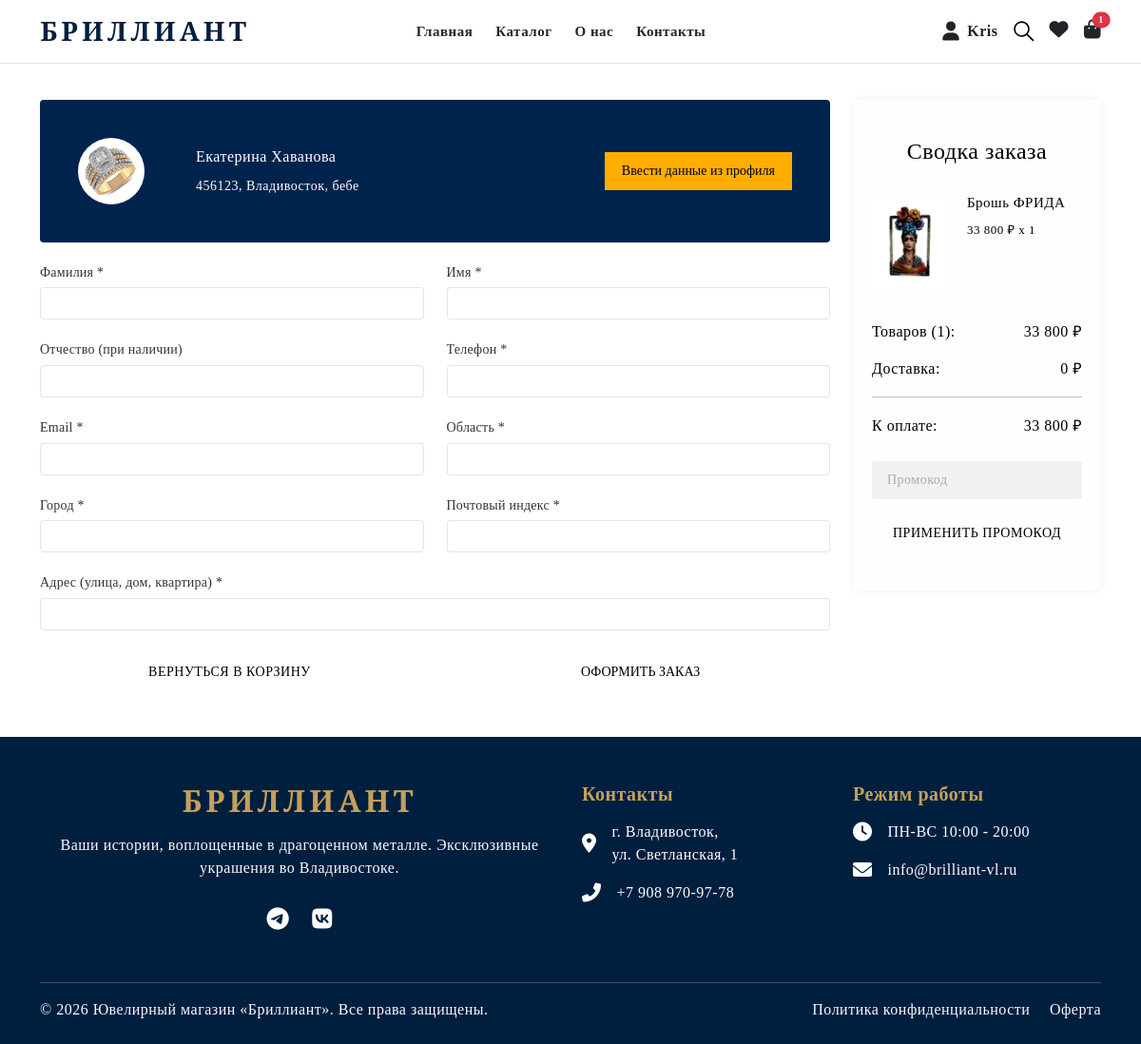
Page /checkout (signed in) on the earlier database version.
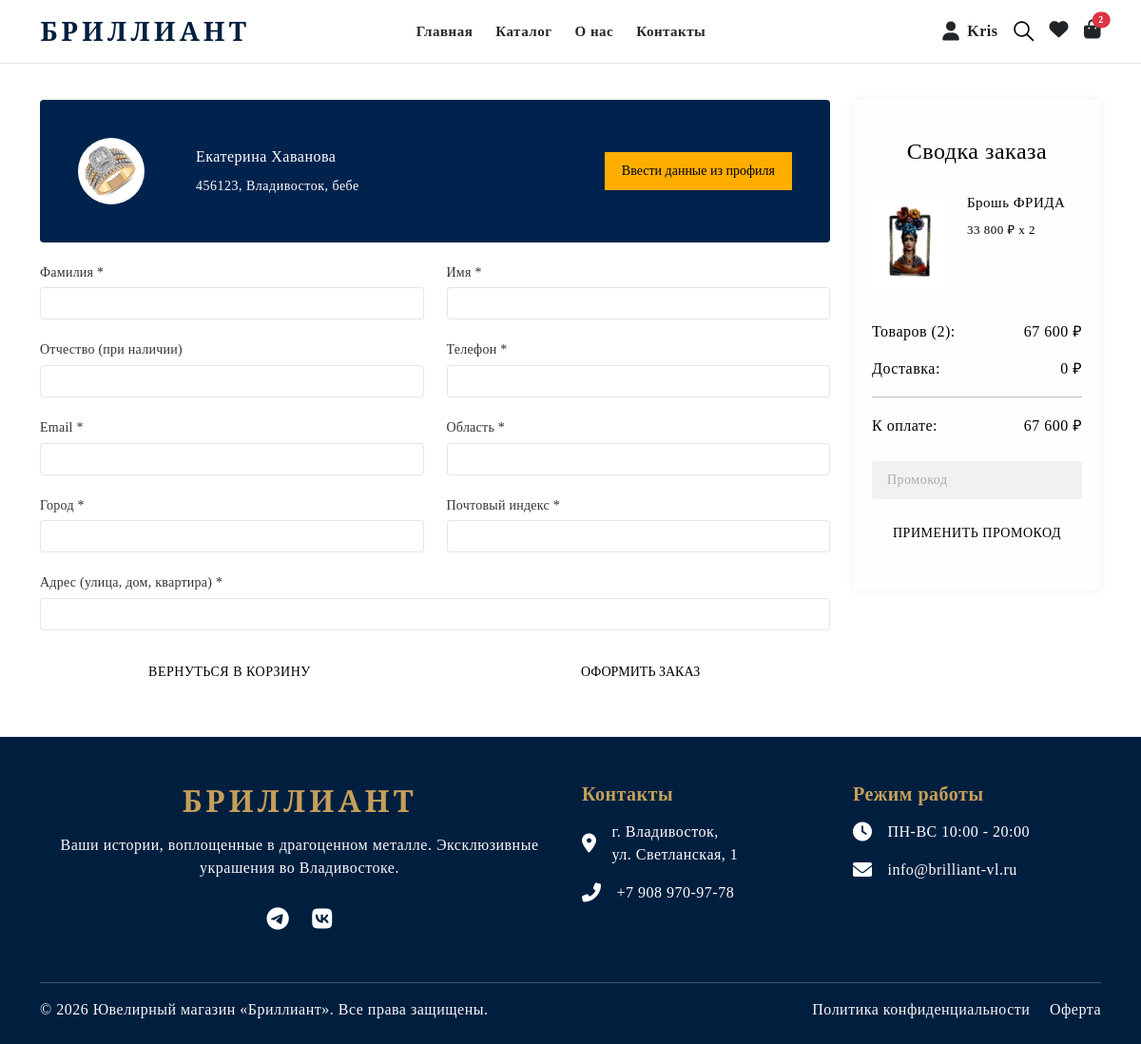
Same page on the later database version.
### users/models.py (models this page shows, shortened)
class Cart(models.Model):
    user = models.OneToOneField(User, on_delete=models.CASCADE, verbose_name="Пользователь")
    created_at = models.DateTimeField(auto_now_add=True)
    @property
    def total_price(self):
        return sum(item.total_price for item in self.items.all())
    @property
    def total_items(self):
        return sum(item.quantity for item in self.items.all())

class CartItem(models.Model):
    cart = models.ForeignKey(Cart, related_name='items', on_delete=models.CASCADE)
    product = models.ForeignKey(Product, on_delete=models.CASCADE)
    quantity = models.PositiveIntegerField(default=1)
    @property
    def total_price(self):
        return self.product.price * self.quantity

### main/models.py (models this page shows, shortened)
class Product(models.Model):
    article = models.CharField('Артикул', max_length=50)
    title = models.CharField('Название', max_length=100)
    price = models.DecimalField('Цена', max_digits=10, decimal_places=2)
    description = models.TextField('Описание')
    image = models.ImageField(upload_to='products/', verbose_name="Фото")
    category = models.ForeignKey(Category, on_delete=models.SET_NULL, null=True, verbose_name="Категория")
    vendor = models.ForeignKey(Vendor, on_delete=models.SET_NULL, null=True, verbose_name="Бренд")
    metal = models.ForeignKey(Metal, on_delete=models.SET_NULL, null=True, verbose_name="Металл")
    color = models.ForeignKey(Color, on_delete=models.SET_NULL, null=True, verbose_name="Цвет")
    size = models.ForeignKey(Size, on_delete=models.SET_NULL, null=True, verbose_name="Размер")

### users/views.py (the view)
# urls.py: path('checkout', views.checkout, name='checkout'),
@login_required
def checkout(request):
    cart, created = Cart.objects.get_or_create(user=request.user)
    profile, created = Profile.objects.get_or_create(user=request.user)
    context = {
        'cart': cart,
        'profile': profile
    }
    return render(request, 'checkout.html', context)

### users/context_processors.py (called while the page is built)
def cart_processor(request):
    if request.user.is_authenticated:
        cart, created = Cart.objects.get_or_create(user=request.user)
        return {'global_cart': cart}
    return {'global_cart': None}

def wishlist_count(request):
    if request.user.is_authenticated:
        return {'wishlist_count': WishlistItem.objects.filter(user=request.user).count()}
    return {'wishlist_count': 0}

### main/templates/checkout.html (shortened to what the changed rows need)
{% extends 'base.html' %}
{% load humanize %}
{% load static %}
{% block content %}
    <div class="checkout-page mt-80">
        <div class="container">
            <div class="checkout-page-wrapper">
                <div class="row">
                    <div class="col-xl-9 col-lg-8 col-md-12 col-12">
                        <div class="checkout-user-area overflow-hidden d-flex align-items-center">
                            <div class="checkout-user-details d-flex align-items-center justify-content-between w-100">
                                <div class="checkout-user-info">
                                    <h2 class="checkout-user-name">
                                        {% if profile.first_name or profile.last_name %}
                                            {{ profile.first_name }} {{ profile.last_name }}
                                        {% else %}
                                            {{ user.username }}
                                        {% endif %}
                                    </h2>
                                </div>
                            </div>
                        </div>
                    </div>
                    <div class="col-xl-3 col-lg-4 col-md-12 col-12">
                        <div class="cart-total-area checkout-summary-area mt-5">
                            {% for item in cart.items.all %}
                            <div class="minicart-item d-flex">
                                <div class="mini-img-wrapper">
                                    <img class="mini-img" src="{{ item.product.image.url }}" alt="{{ item.product.title }}">
                                </div>
                                <div class="product-info">
                                    <h2 class="product-title"><a href="{% url 'product_detail' item.product.id %}">{{ item.product.title }}</a></h2>
                                    <p class="product-vendor">{{ item.product.price|floatformat:0|intcomma }} ₽ x {{ item.quantity }}</p>
                                </div>
                            </div>
                            {% empty %}
                            <div class="text-center py-3">
                                <p>Ваша корзина пуста.</p>
                            </div>
                            {% endfor %}
                            <div class="cart-total-box mt-4 bg-transparent p-0">
                                <div class="subtotal-item subtotal-box">
                                    <h4 class="subtotal-title">Товаров ({{ cart.total_items }}):</h4>
                                    <p class="subtotal-value">{{ cart.total_price|floatformat:0|intcomma }} ₽</p>
                                </div>
                                <div class="subtotal-item discount-box">
                                    <h4 class="subtotal-title">К оплате:</h4>
                                    <p class="subtotal-value">{{ cart.total_price|floatformat:0|intcomma }} ₽</p>
                                </div>
                            </div>
                        </div>
                    </div>
                </div>
            </div>
        </div>
    </div>
{% endblock %}

### main/templates/base.html (shortened to what the changed rows need)
{% load static %}
<!doctype html>
<html lang="ru" class="no-js" style="scroll-behavior: smooth;">
<head>
    <link rel="stylesheet" href="{% static 'css/vendor.css' %}">
    <link rel="stylesheet" href="{% static 'css/style.css' %}">
    <link rel="stylesheet" href="https://cdnjs.cloudflare.com/ajax/libs/font-awesome/6.0.0/css/all.min.css">
</head>
<body>
    <div class="body-wrapper">
        <header class="sticky-header border-btm-black header-1 bg-white">
            <div class="header-bottom py-3">
                <div class="container">
                    <div class="row align-items-center">
                        <div class="col-lg-3 col-md-4 col-4">
                            <div class="header-logo">
                                <a href="/" class="logo-main text-decoration-none">
                                    <h2 class="mb-0 fw-bold" style="font-family: 'Playfair Display', serif; color: #001f3f; letter-spacing: 4px; font-size: 28px;">БРИЛЛИАНТ</h2>
                                </a>
                            </div>
                        </div>
                        <div class="col-lg-3 col-md-8 col-8">
                            <div class="header-action d-flex align-items-center justify-content-end gap-3">
                                <a href="/cart/" class="text-dark text-decoration-none position-relative">
                                    <i class="fas fa-shopping-bag fs-5"></i>
                                    <span class="position-absolute top-0 start-100 translate-middle badge rounded-pill bg-danger" style="font-size: 10px;">
                                        {{ global_cart.total_items|default:0 }}
                                    </span>
                                </a>
                            </div>
                        </div>
                    </div>
                </div>
            </div>
        </header>
        <main id="MainContent" class="content-for-layout">
            {% block content %}{% endblock %}
        </main>
    </div>
</body>
</html>

Differences in the rows shown:
changed through a linked row, Cart: total_items "1" → "2"; total_price "33 800" → "67 600"
changed CartItem "Брошь ФРИДА": quantity "1" → "2"
